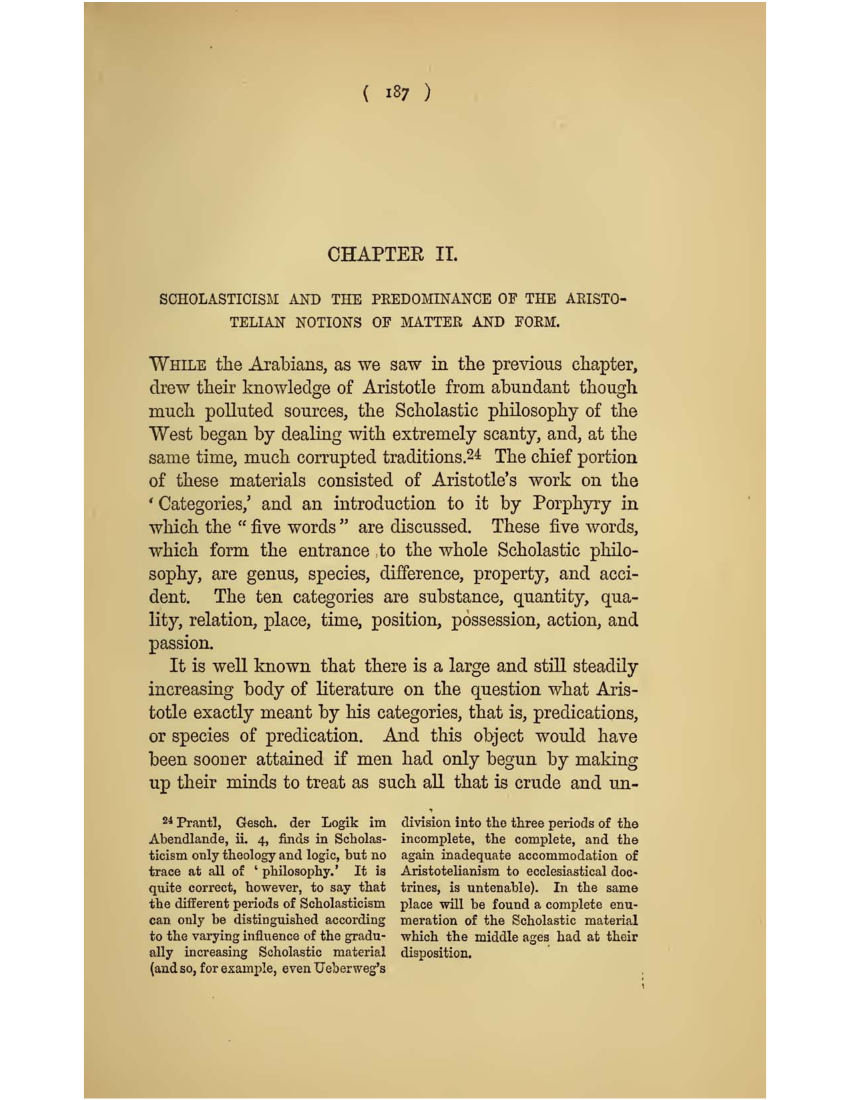
#> input picture materialism 0.png, 1700 x 2200 px (shown at 1/2 size)
$ python test.py
#> lines starting #> are read from the running program, lines starting #| are printed output that depends on the picture; after the words box and inside, x2 and y2 are one past the last pixel; in counts of white or black regions, pixels touching at a corner belong together
# Import library
from PIL import Image

# ////////////////
# /// Phase 1 ///
# //////////////

# Open sample image as original image
orig_image = Image.open('materialism 0.png')
#> orig_image is the input picture: PIL image 1700x2200 RGB; mean R, G, B 216.1, 201.5, 162.2

# Set cropped values for left, top, right, and bottom
crop_vals = {'left':187, 'top':10, 'right':1400, 'bottom':2100}

# Create values from dictionary
left = crop_vals['left']
top = crop_vals['top']
right = crop_vals['right']
bottom = crop_vals['bottom']

# Pass values to "crop" function
def crop(left,top,right,bottom):
    crop_vals['left'] = left
    crop_vals['top'] = top
    crop_vals['right'] = right
    crop_vals['bottom'] = bottom

# Call the crop function
edited_image = orig_image.crop((left,top,right,bottom))
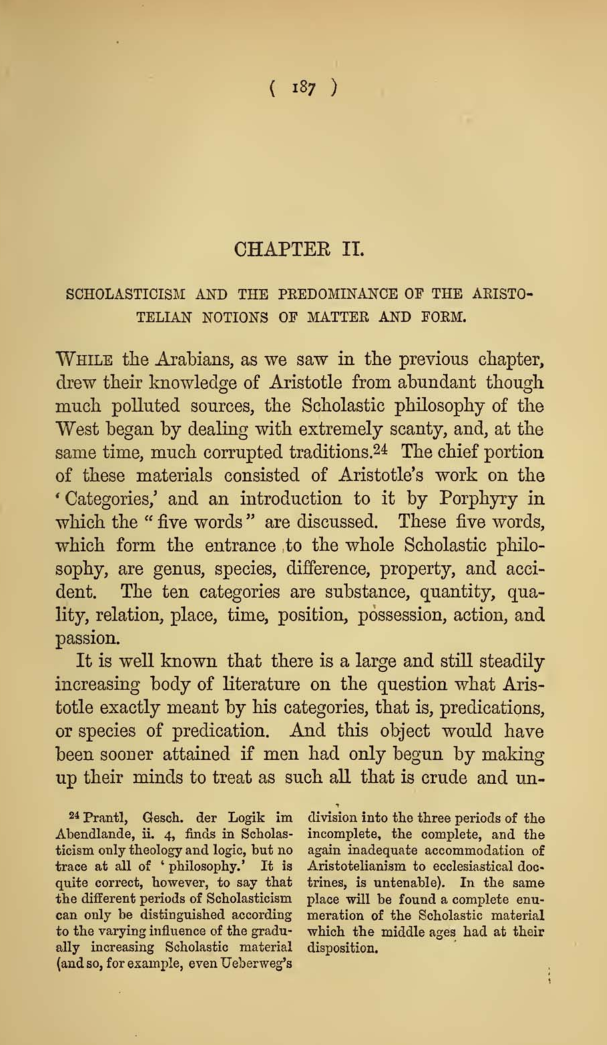
#> edited_image: PIL image 1213x2090 RGB (shown at 1/2 size); mean R, G, B 204.6, 187.2, 139.1
# width, height = edited_image.size
edited_image.save('./tmp/crop.png') # Save cropped verison to tmp folder

# ////////////////
# /// Phase 2 ///
# //////////////

# Open resulted cropped image
cropped_image = Image.open('./tmp/crop.png')
# Gather cropped image's size
width, height = cropped_image.size
#> width = 1213; height = 2090
# Load all pixels from the image
orig_pixel_map = cropped_image.load()
# Gather mode
mode = cropped_image.mode
#> mode = 'RGB'
# Create a new image matching the original image's color mode, and size
new_image = Image.new(mode, (width, height))
#> new_image: PIL image 1213x2090 RGB; every value is 0
# Load all the pixels from this new image as well
new_pixel_map = new_image.load()

# Set levels values for threshold and darkness
levels_vals = {'threshold':420, 'darkness':0}

# Create values from dictionary
threshold = levels_vals['threshold']
darkness = levels_vals['darkness']

# Pass values to "levels" function
def levels(threshold, darkness):
#> called with threshold = 420, darkness = 0
    new_image = Image.new(mode, (width,height))
    new_pixel_map = new_image.load()

    for x in range(width):
        for y in range(height):
            r,g,b = orig_pixel_map[x,y]
            if sum((r,g,b)) > threshold:
                new_pixel_map[x,y] = (255,255,255)
            else:
                new_pixel_map[x,y] = (r*darkness,g*darkness,b*darkness)
    # must run inside function
    new_image.save('./tmp/levels.png') # Save adjusted verison to tmp folder
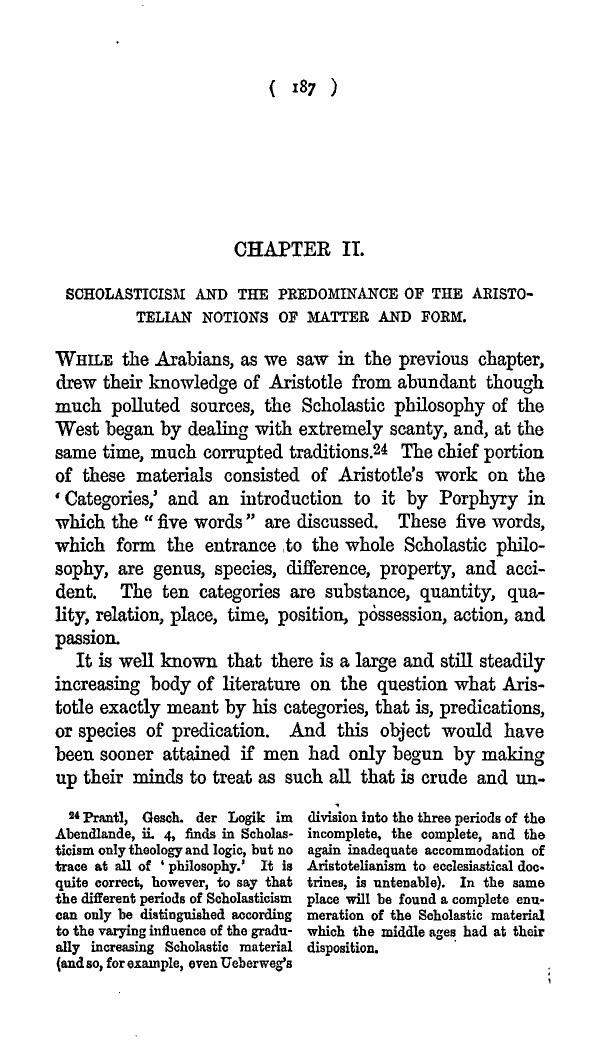
#> saved as levels.png: PIL image 1213x2090 RGB (shown at 1/2 size); 90.4% white; 1477 black regions (11 under 20 px), largest, box (x1, y1, x2, y2) and area: (538, 748, 608, 778) 678, (266, 1547, 331, 1568) 672, (527, 482, 581, 513) 622

# Execute levels function
levels(threshold, darkness)

# ////////////////
# // complete ///
# //////////////

# Batch phase

# Import libraries
import glob
import os

# ////////////////
# /// Phase 1 ///
# //////////////

# get cwd and set file pattern
cwd = os.getcwd()
file_pattern = '*.png'
file_name_list = []

# change directory to source of collection
os.chdir('collection')
# extend file name list to match collection
if '*' in file_pattern:
    file_name_list.extend(glob.glob(file_pattern))

# crop all files in the collection
for target in file_name_list:
    orig_image = Image.open(target)
    edited_image = orig_image.crop((left,top,right,bottom))
    edited_image.save(target)


# ////////////////
# /// Phase 2 ///
# //////////////

# apply levels adjustment to all files in the collection
def batch_levels(threshold, darkness):
    # Open resulted cropped image
#> called with threshold = 420, darkness = 0
    cropped_image = Image.open(target)
    # Gather cropped image's size
    width, height = cropped_image.size
#> width = 1213; height = 2090
    # Load all pixels from the image
    orig_pixel_map = cropped_image.load()
    # Gather mode
    mode = cropped_image.mode
#> mode = 'RGB'
    # Create a new image matching the original image's color mode, and size
    new_image = Image.new(mode, (width, height))
    # Load all the pixels from this new image as well
    new_pixel_map = new_image.load()

    new_image = Image.new(mode, (width,height))
    new_pixel_map = new_image.load()

    for x in range(width):
        for y in range(height):
            r,g,b = orig_pixel_map[x,y]
            if sum((r,g,b)) > threshold:
                new_pixel_map[x,y] = (255,255,255)
            else:
                new_pixel_map[x,y] = (r*darkness,g*darkness,b*darkness)
    # must run inside function
    new_image.save(target) # Save adjusted verison to tmp folder


# adjust levels for all files in collection
for target in file_name_list:
    batch_levels(threshold, darkness)

# ////////////////
# // complete ///
# //////////////
